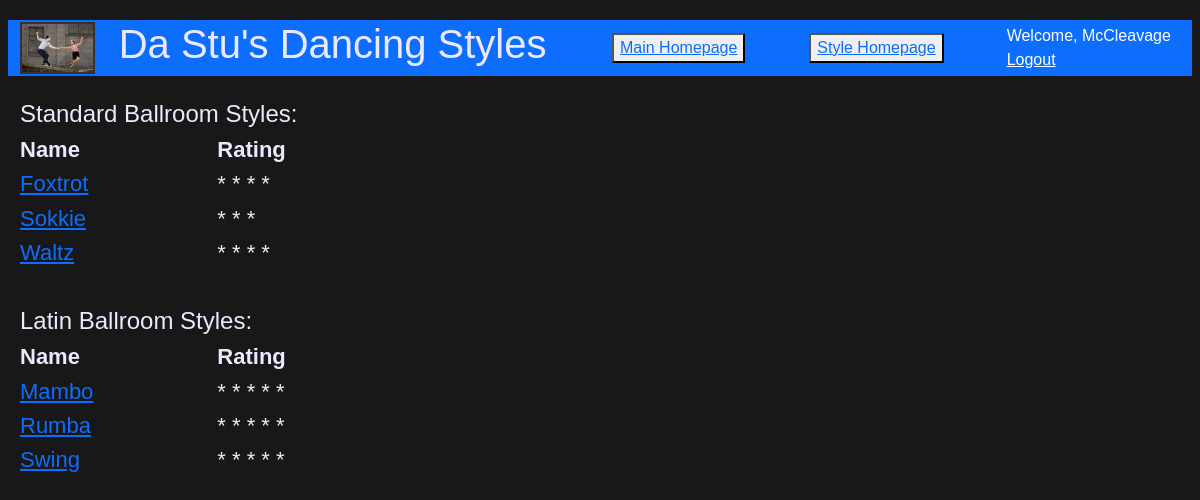
Screenshot of /styles/ (signed in) with the database file from the repository.
### styles/models.py (models this page shows, shortened)
class Style(models.Model):
    name = models.CharField(max_length=140)
    category = models.CharField(max_length=3, choices=CATEGORIES, default='STD')
    rating = models.CharField(max_length=1, choices=STARS, default='5')
    description = models.TextField(default="")
    image = models.ImageField(upload_to='static/images/',
                              default='static/images/dance.png')

### styles/templates/all_styles.html
{% extends "header.html" %}
{% block content %}
    <h2>Standard Ballroom Styles:</h2>
    <div class="row">
                <div class="col-md-2"><h3><b>Name</b></h3></div>
                <div class="col-md-2"><h3><b>Rating</b></h3></div>
    </div>
    {% for style in object_list %}
        {% if style.category == "STD" %}
            <div class="row">
                <div class="col-md-2"><h3><a href="/styles/{{style.id}}">{{ style.name }}</a></h3></div>
                <div class="col-md-2"><h3>{{ style.get_rating_display }}</h3></div>
            </div>
        {% endif %}
    {% endfor %}
    <hr>
    <h2>Latin Ballroom Styles:</h2>
    <div class="row">
                <div class="col-md-2"><h3><b>Name</b></h3></div>
                <div class="col-md-2"><h3><b>Rating</b></h3></div>
    </div>
    {% for style in object_list %}
        {% if style.category == "LTN" %}
            <div class="row">
                <div class="col-md-2"><h3><a href="/styles/{{style.id}}">{{ style.name }}</a></h3></div>
                <div class="col-md-2"><h3>{{ style.get_rating_display }}</h3></div>
            </div>
        {% endif %}
    {% endfor %}
{% endblock %}

### styles/templates/header.html (shortened to what this page needs)
<!DOCTYPE html>
{% load static %}
<html lang="en">
<head>
    <link href="https://cdn.jsdelivr.net/npm/bootstrap@5.3.0/dist/css/bootstrap.min.css"
          rel="stylesheet">
    <link href = "{% static 'noicestyle.css' %}" rel = "stylesheet" type = "text/css" />
</head>
<body>
    <div class="row bg-primary text-white align-items-center">
        <div class="col-md-1">
            <img src="{% static 'images/swing.jpg' %}" class = "img-fluid" alt="">
        </div>
        <div class="col-md-5">
            <h1 id="mainheading">Da Stu's Dancing Styles</h1>
        </div>
        <div class="col-md-2">
            <button class = "btn-default">
                <a href = "/"> Main Homepage </a>
            </button>
        </div>
        <div class="col-md-2">
            <button class = "btn-default">
                <a href = "/styles"> Style Homepage </a>
            </button>
        </div>
        <div class="col-md-2 align-items-end">
            {% if user.is_authenticated %}
                Welcome, {{user.username}}
                <a class="text-white" href="{% url 'user_auth:logout' %}">Logout</a>
            {% else %}
                <a class="text-white" href="{% url 'user_auth:login' %}">Login</a>
                <a class="text-white" href="{% url 'user_auth:register' %}">Signup</a>
            {% endif %}
        </div>
    </div>
    <br>
    {% block content %}
    {% endblock %}
</body>
</html>

### styles/static/noicestyle.css (style rules this page uses)
#mainheading { text-decoration: bold; font-size: 40px }
body { font-family: Arial, sans-serif; line-height: 1.5; margin: 20px; background: #181818 !important; }
h1 { color: #ece9ff; font-size: 28px; }
h2 { color: #ece9ff; font-size: 24px; }
h3 { color: #ece9ff; font-size: 22px; }
img { border: 2px solid #333; }

### rows the page displays
Style: name "Foxtrot", rating "* * * *"
Style: name "Sokkie", rating "* * *"
Style: name "Waltz", rating "* * * *"
Style: name "Mambo", rating "* * * * *"
Style: name "Rumba", rating "* * * * *"
Style: name "Swing", rating "* * * * *"

### other values shown
{{ user.username }} "McCleavage"
